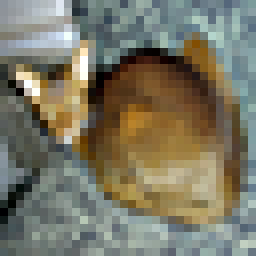
#> input picture Nakamura/Stacked Convolutional Autoencoder/images/Abyssinian_165.jpg, 32 x 32 px (shown 8 times larger); its folder holds 4 pictures in this run
$ python dataset_cat_type.py
#> lines starting #> are read from the running program, lines starting #| are printed output that depends on the picture
# -*- coding: utf-8 -*-

import os
import numpy as np
import glob
import pickle
import argparse
import re
import cv2


def image_data_make(image_file):
    image=cv2.imread(image_file, 1)
    image_array = np.array(image)
    image_red=image_array[:,:,0]
    image_green=image_array[:,:,1]
    image_blue=image_array[:,:,2]
    return image_array

def load_dataset(datadir='data_animal'):
    train_data = np.load('%s/train_data.npy' % datadir)
    train_labels = np.load('%s/train_labels.npy' % datadir)
    test_data = np.load('%s/test_data.npy' % datadir)
    test_labels = np.load('%s/test_labels.npy' % datadir)

    return train_data, train_labels, test_data, test_labels


if __name__ == '__main__':
    image_array=[]
    image_red=[]
    image_green=[]
    image_blue=[]
    images=[]
    cat_datas=[]
    cat_data=[]
    targets=[]
    cat_data_cov=[]
    image_list = glob.glob('C:/Users/urara3823/Desktop/images/*.jpg*')
    for file in image_list:
        images.append(file)

    for i in range(len(images)):
        if 'Abyssinian' in images[i]:
            cat_datas.append(image_data_make(images[i]))
#> in image_data_make, image is the input picture: shape (32, 32, 3); mean B, G, R 101.4, 119.1, 122.1
#> in image_data_make, `image_red=image_array[:,:,0]`:
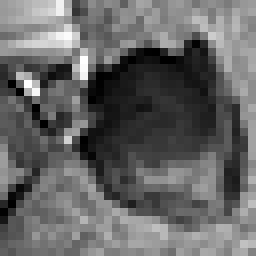
#> image_red: shape (32, 32) (shown 8 times larger); min 0, max 255, mean 101.4
#> in image_data_make, `image_green=image_array[:,:,1]`:
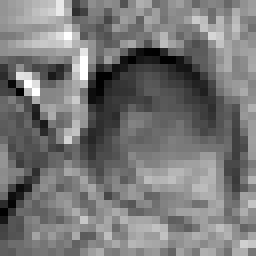
#> image_green: shape (32, 32) (shown 8 times larger); min 0, max 255, mean 119.1
#> in image_data_make, `image_blue=image_array[:,:,2]`:
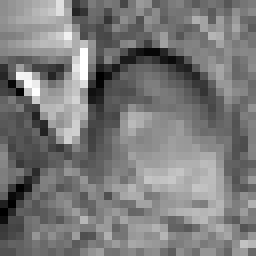
#> image_blue: shape (32, 32) (shown 8 times larger); min 0, max 255, mean 122.1
            cat_data.append(image_data_make(images[i]).flatten())
            targets.append(0)
        if 'Bengal' in images[i]:
            cat_datas.append(image_data_make(images[i]))
            cat_data.append(image_data_make(images[i]).flatten())
            targets.append(0)
        if 'Birman' in images[i]:
            cat_datas.append(image_data_make(images[i]))
            cat_data.append(image_data_make(images[i]).flatten())
            targets.append(2)
        if 'Bombay' in images[i]:
            cat_datas.append(image_data_make(images[i]))
            cat_data.append(image_data_make(images[i]).flatten())
            targets.append(1)
        if 'British_Shorthair' in images[i]:
            cat_datas.append(image_data_make(images[i]))
            cat_data.append(image_data_make(images[i]).flatten())
            targets.append(1)
        if 'Egyptian_Mau' in images[i]:
            cat_datas.append(image_data_make(images[i]))
            cat_data.append(image_data_make(images[i]).flatten())
            targets.append(0)
        if 'Maine_Coon' in images[i]:
            cat_datas.append(image_data_make(images[i]))
            cat_data.append(image_data_make(images[i]).flatten())
            targets.append(2)
        if 'Persian' in images[i]:
            cat_datas.append(image_data_make(images[i]))
            cat_data.append(image_data_make(images[i]).flatten())
            targets.append(1)
        if 'Ragdoll' in images[i]:
            cat_datas.append(image_data_make(images[i]))
            cat_data.append(image_data_make(images[i]).flatten())
            targets.append(2)
        if 'Russian_Blue' in images[i]:
            cat_datas.append(image_data_make(images[i]))
            cat_data.append(image_data_make(images[i]).flatten())
            targets.append(0)
        if 'Siamese' in images[i]:
            cat_datas.append(image_data_make(images[i]))
            cat_data.append(image_data_make(images[i]).flatten())
            targets.append(3)
        if 'Sphynx' in images[i]:
            cat_datas.append(image_data_make(images[i]))
            cat_data.append(image_data_make(images[i]).flatten())
            targets.append(0)
        else:
            pass
#> pass 2 of the loop `for i in range(len(images)):`:
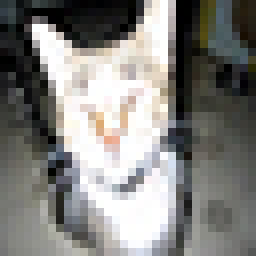
#> input picture Nakamura/Stacked Convolutional Autoencoder/images/Bengal_139.jpg, 32 x 32 px (shown 8 times larger)
#> in image_data_make, image is the input picture: shape (32, 32, 3); mean B, G, R 127, 130.2, 131.1
#> in image_data_make (call 3), `image_red=image_array[:,:,0]`:
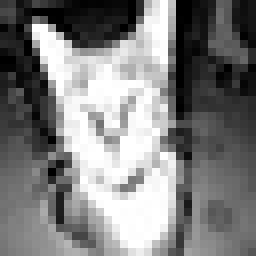
#> image_red: shape (32, 32) (shown 8 times larger); min 0, max 255, mean 127
#> in image_data_make (call 3), `image_green=image_array[:,:,1]`:
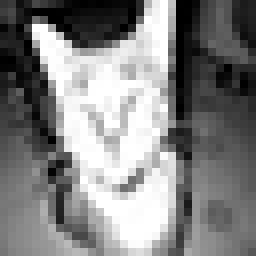
#> image_green: shape (32, 32) (shown 8 times larger); min 0, max 255, mean 130.2
#> pass 3 of the loop `for i in range(len(images)):`:
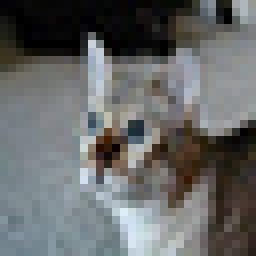
#> input picture Nakamura/Stacked Convolutional Autoencoder/images/Bengal_171.jpg, 32 x 32 px (shown 8 times larger)
#> in image_data_make, image is the input picture: shape (32, 32, 3); mean B, G, R 103.6, 103.9, 102.1
#> in image_data_make (call 5), `image_red=image_array[:,:,0]`:
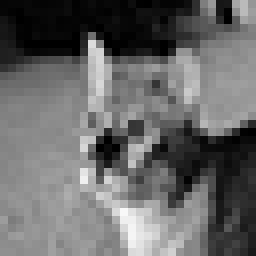
#> image_red: shape (32, 32) (shown 8 times larger); min 0, max 248, mean 103.6
#> in image_data_make (call 5), `image_blue=image_array[:,:,2]`:
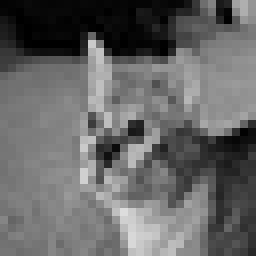
#> image_blue: shape (32, 32) (shown 8 times larger); min 0, max 221, mean 102.1
#> the loop made 4 passes; the first 3 are shown
    parser = argparse.ArgumentParser()
    parser.add_argument('--outdir', '-o', type=str, default='data_cat_style')
    args = parser.parse_args()
    print(args)
#| Namespace(outdir='data_cat_style')

    if not os.path.exists(args.outdir):
        os.mkdir(args.outdir)

    data = np.array(cat_data)
    labels = np.array(targets)

    num = 1800
#> (the run stopped early here; a loop or call above may not have finished)
